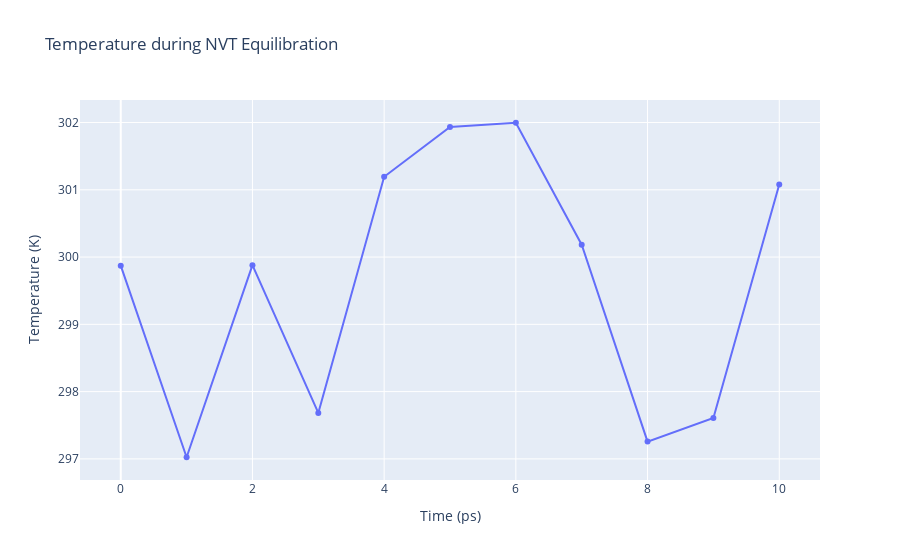

Notebook cell for this chart:
### Code cell
import plotly
import plotly.graph_objs as go

# Read temperature data from file 
with open(output_nvt_temp_xvg,'r') as temperature_file:
    x,y = map(
        list,
        zip(*[
            (float(line.split()[0]),float(line.split()[1]))
            for line in temperature_file 
            if not line.startswith(("#","@")) 
        ])
    )

plotly.offline.init_notebook_mode(connected=True)

fig = ({
    "data": [go.Scatter(x=x, y=y)],
    "layout": go.Layout(title="Temperature during NVT Equilibration",
                        xaxis=dict(title = "Time (ps)"),
                        yaxis=dict(title = "Temperature (K)")
                       )
})

plotly.offline.iplot(fig)

### Figure 1 — Plotly figure (JSON) as saved in the notebook; plotly's stock layout.template omitted (floating-point values rounded to 4 significant figures)
{"data": [{"type": "scatter", "x": [0, 1, 2, 3, 4, 5, 6, 7, 8, 9, 10], "y": [299.9, 297.0, 299.9, 297.7, 301.2, 301.9, 302.0, 300.2, 297.3, 297.6, 301.1]}], "layout": {"title": {"text": "Temperature during NVT Equilibration"}, "xaxis": {"title": {"text": "Time (ps)"}}, "yaxis": {"title": {"text": "Temperature (K)"}}}}
